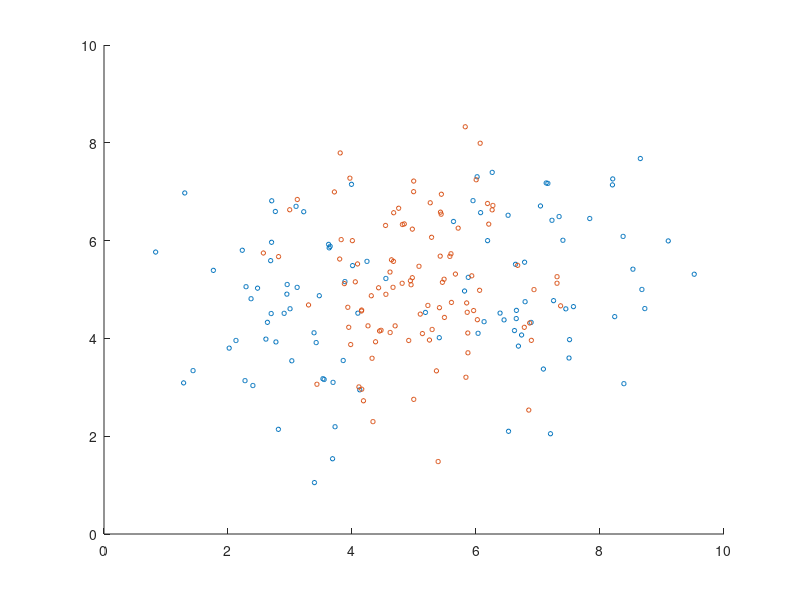

Recreate this plot in MATLAB. (Note: this script raises an error after producing the figure.)
clear all;
close all;

% Load and display data
load('data_lvq_A.mat');
load('data_lvq_B.mat');

figure; hold on;
scatter(matA(:, 1), matA(:, 2), 10, 'rs');
scatter(matB(:, 1), matB(:, 2), 10, 'bo');

% Determine prototype positions using lvq1
data = [matA; matB];
labels = [zeros(length(matA), 1)+1; zeros(length(matB), 1)+2];
a_prots = 2; b_prots = 1;
[prots, error_rate, relevances] = myrlvq(0.01, 1000, [a_prots b_prots], data, labels);

figure;
subplot(1, 2, 1);hold on;
plot(1:length(error_rate), error_rate);
legend("Error rate");
title("Error rate of 2 A and 1 B prototype");
subplot(1, 2, 2);hold on;
plot(1:length(relevances), relevances(:, 1));
plot(1:length(relevances), relevances(:, 2));
legend(["Relevance 1"; "Relevance 2"]);
title("Relevances of 2 A and 1 B prototype");


figure; hold on;
scatter(prots(1:a_prots, 1), prots(1:a_prots, 2), 50, 'rd');
scatter(prots(a_prots+1:end, 1), prots(a_prots+1:end, 2), 50, 'bo');
for d = 1:length(data)
    dp = data(d, :);
    [~, closest] = closest_relev_prot(dp, prots, 1:length(prots), relevances(end, :));
    if closest <= a_prots
        scatter(dp(:,1), dp(:,2), 10, 'rs');
    else
        scatter(dp(:,1), dp(:,2), 10, 'bo');
    end
end
scatter(prots(1:a_prots, 1), prots(1:a_prots, 2), 50, 'rd');
scatter(prots(a_prots+1:end, 1), prots(a_prots+1:end, 2), 50, 'bo');
legend(["Class A"; "Class B"]);